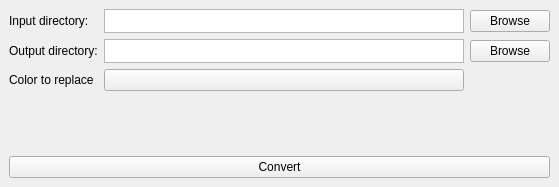
<?xml version="1.0" encoding="UTF-8"?>
<ui version="4.0">
 <class>ColorToAlphaDockWidgetBase</class>
 <widget class="QDockWidget" name="ColorToAlphaDockWidgetBase">
  <property name="geometry">
   <rect>
    <x>0</x>
    <y>0</y>
    <width>559</width>
    <height>187</height>
   </rect>
  </property>
  <property name="windowTitle">
   <string>Color To Aplpha</string>
  </property>
  <widget class="QWidget" name="dockWidgetContents">
   <layout class="QGridLayout" name="gridLayout">
    <item row="2" column="2">
     <widget class="QPushButton" name="browseButton">
      <property name="text">
       <string>Browse</string>
      </property>
     </widget>
    </item>
    <item row="3" column="2">
     <widget class="QPushButton" name="outputButton">
      <property name="text">
       <string>Browse</string>
      </property>
     </widget>
    </item>
    <item row="3" column="0">
     <widget class="QLabel" name="labelOutput">
      <property name="text">
       <string>Output directory:</string>
      </property>
     </widget>
    </item>
    <item row="2" column="0">
     <widget class="QLabel" name="labelInput">
      <property name="sizePolicy">
       <sizepolicy hsizetype="Preferred" vsizetype="Minimum">
        <horstretch>0</horstretch>
        <verstretch>0</verstretch>
       </sizepolicy>
      </property>
      <property name="text">
       <string>Input directory:</string>
      </property>
     </widget>
    </item>
    <item row="12" column="0" colspan="3">
     <widget class="QPushButton" name="generateButton">
      <property name="text">
       <string>Convert</string>
      </property>
     </widget>
    </item>
    <item row="2" column="1">
     <widget class="QTextEdit" name="textInput">
      <property name="sizePolicy">
       <sizepolicy hsizetype="Expanding" vsizetype="Preferred">
        <horstretch>0</horstretch>
        <verstretch>0</verstretch>
       </sizepolicy>
      </property>
      <property name="maximumSize">
       <size>
        <width>16777215</width>
        <height>24</height>
       </size>
      </property>
      <property name="verticalScrollBarPolicy">
       <enum>Qt::ScrollBarAlwaysOff</enum>
      </property>
      <property name="horizontalScrollBarPolicy">
       <enum>Qt::ScrollBarAlwaysOff</enum>
      </property>
      <property name="lineWrapMode">
       <enum>QTextEdit::NoWrap</enum>
      </property>
      <property name="readOnly">
       <bool>true</bool>
      </property>
     </widget>
    </item>
    <item row="11" column="0" colspan="3">
     <spacer name="verticalSpacer">
      <property name="orientation">
       <enum>Qt::Vertical</enum>
      </property>
      <property name="sizeHint" stdset="0">
       <size>
        <width>20</width>
        <height>40</height>
       </size>
      </property>
     </spacer>
    </item>
    <item row="3" column="1">
     <widget class="QTextEdit" name="textOutput">
      <property name="sizePolicy">
       <sizepolicy hsizetype="Expanding" vsizetype="Preferred">
        <horstretch>0</horstretch>
        <verstretch>0</verstretch>
       </sizepolicy>
      </property>
      <property name="maximumSize">
       <size>
        <width>16777215</width>
        <height>24</height>
       </size>
      </property>
      <property name="verticalScrollBarPolicy">
       <enum>Qt::ScrollBarAlwaysOff</enum>
      </property>
      <property name="horizontalScrollBarPolicy">
       <enum>Qt::ScrollBarAlwaysOff</enum>
      </property>
      <property name="lineWrapMode">
       <enum>QTextEdit::NoWrap</enum>
      </property>
     </widget>
    </item>
    <item row="4" column="1">
     <widget class="QgsColorButton" name="mColorButton">
      <property name="color">
       <color>
        <red>255</red>
        <green>192</green>
        <blue>203</blue>
       </color>
      </property>
     </widget>
    </item>
    <item row="4" column="0">
     <widget class="QLabel" name="labelColor">
      <property name="text">
       <string>Color to replace</string>
      </property>
     </widget>
    </item>
   </layout>
  </widget>
 </widget>
 <customwidgets>
  <customwidget>
   <class>QgsColorButton</class>
   <extends>QPushButton</extends>
   <header>qgscolorbutton.h</header>
  </customwidget>
 </customwidgets>
 <resources/>
 <connections/>
</ui>
